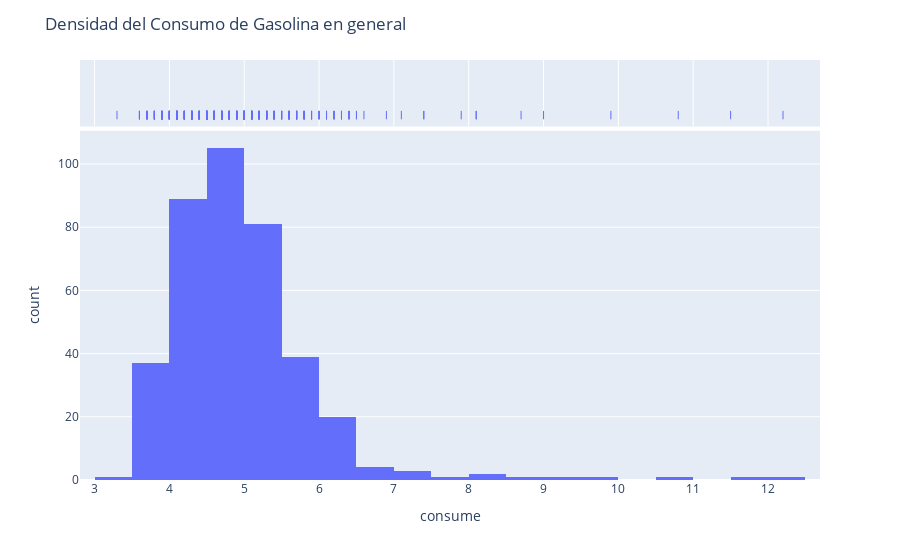

The cell this chart's notebook holds for it:
### Code cell
# Densidad del Consumo de Gasolina en general
fig_consume_density = px.histogram(data, x="consume", nbins=30, marginal="rug")
fig_consume_density.update_layout(title="Densidad del Consumo de Gasolina en general")
fig_consume_density.show()

### Figure 1 — Plotly figure (JSON) as saved in the notebook; plotly's stock layout.template omitted (floating-point values rounded to 4 significant figures; data arrays with more than 128 entries replaced by an {"elided": "..."} marker saying what was removed)
{"data": [{"alignmentgroup": "True", "bingroup": "x", "hovertemplate": "consume=%{x}<br>count=%{y}<extra></extra>", "legendgroup": "", "marker": {"color": "#636efa", "pattern": {"shape": ""}}, "name": "", "nbinsx": 30, "offsetgroup": "", "orientation": "v", "showlegend": false, "type": "histogram", "x": {"elided": "388 float values"}, "xaxis": "x", "yaxis": "y"}, {"alignmentgroup": "True", "boxpoints": "all", "fillcolor": "rgba(255,255,255,0)", "hoveron": "points", "hovertemplate": "consume=%{x}<extra></extra>", "jitter": 0, "legendgroup": "", "line": {"color": "rgba(255,255,255,0)"}, "marker": {"color": "#636efa", "symbol": "line-ns-open"}, "name": "", "offsetgroup": "", "showlegend": false, "type": "box", "x": {"elided": "388 float values"}, "xaxis": "x2", "yaxis": "y2"}], "layout": {"barmode": "relative", "legend": {"tracegroupgap": 0}, "margin": {"t": 60}, "title": {"text": "Densidad del Consumo de Gasolina en general"}, "xaxis": {"anchor": "y", "domain": [0, 1], "title": {"text": "consume"}}, "xaxis2": {"anchor": "y2", "domain": [0, 1], "matches": "x", "showgrid": true, "showticklabels": false}, "yaxis": {"anchor": "x", "domain": [0, 0.8316], "title": {"text": "count"}}, "yaxis2": {"anchor": "x2", "domain": [0.8416, 1], "matches": "y2", "showgrid": false, "showline": false, "showticklabels": false, "ticks": ""}}}
